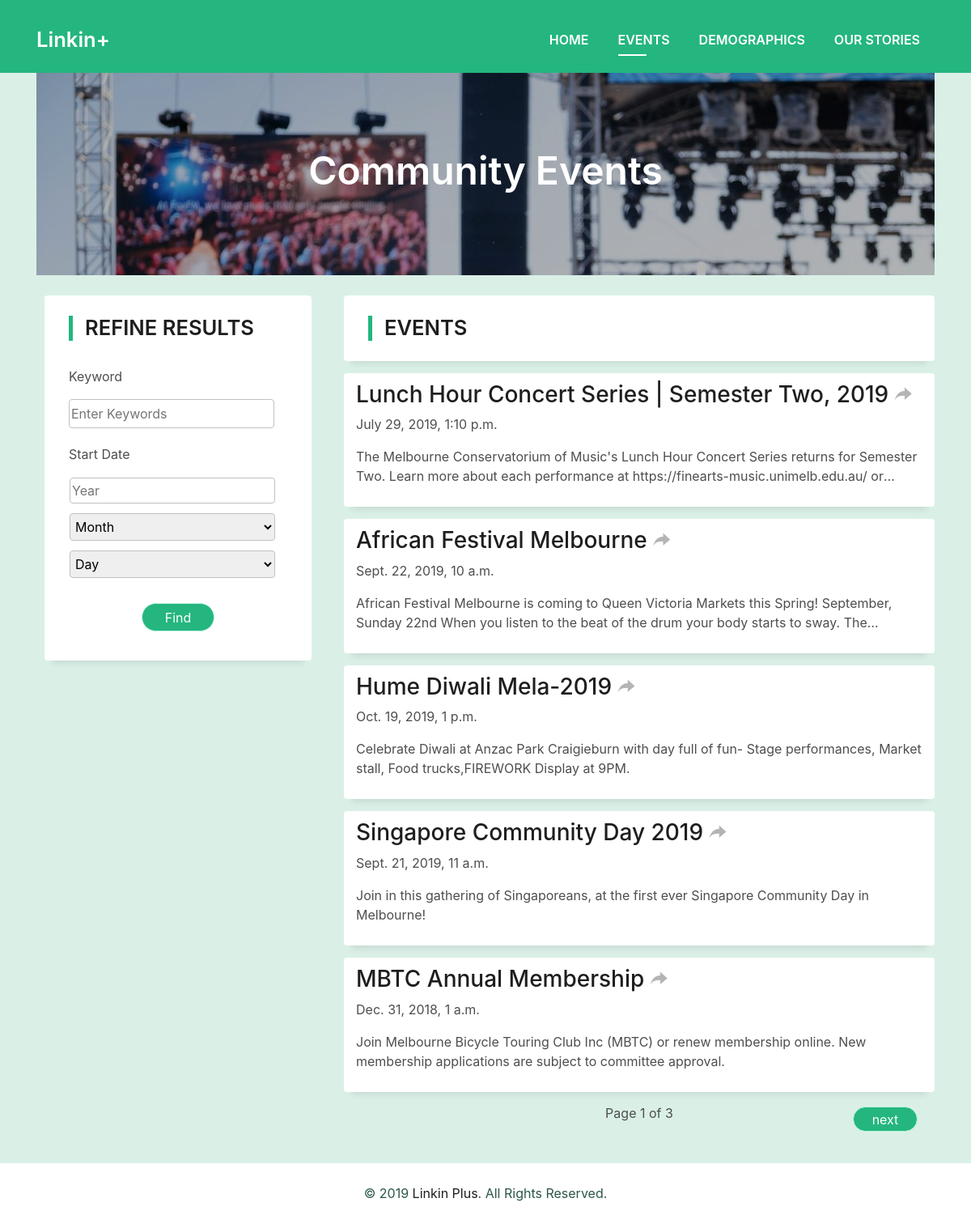
The app's page /immigrant/events (signed in) with its own data.
### Immigrant/models.py (models this page shows, shortened)
class Event(models.Model):
    title = models.CharField(max_length=100)
    description = models.TextField()
    link = models.CharField(max_length=300)
    start_date = models.DateTimeField()
    end_date = models.DateTimeField()

### Immigrant/views.py (the view)
# urls.py: path('events', views.event_display, name='event_display'),
def event_display(request):
    events = Event.objects.all()
    paginator = Paginator(events, 5)
    page_num = request.GET.get('page', 1)
    page_of_events = paginator.get_page(page_num)
    context = {}
    context['page_of_events'] = page_of_events
    return render(request, "event_display.html", context)

### Immigrant/templates/event_display.html (shortened to what this page needs)
{% extends 'layout.html' %}
{% load staticfiles %}
{% block content %}
    <div style="background-color: #24b67e; height: 90px;"></div>
    <section id="event">
        <div class="container" style="height: 250px;">
            <div style="background-image: url(/static/images/event.jpg);">
                <div class="intro-content display-table">
                    <div class="table-cell box-banner">
                        <div align="center" class="container" >
                            <h2 class="box-banner-text">Community Events</h2>
                        </div>
                    </div>
                </div>
            </div>
        </div>
        <div class="container info-area">
            <div class="row">
                <div class="col-xs-12 col-md-5 col-lg-4">
                    <div class="find-area">
                        <h2 class="sidebar-title">Refine Results</h2>
                        <form action="{% url 'search' %}">
                            <div align="center">
                                <div class="row find-div">
                                    <div class="col-xs-4">
                                        <p style="margin-right: 15px;">Keyword&nbsp;</p>
                                    </div>
                                    <div class="col-xs-8">
                                        <input type="text" name="keyword" placeholder="Enter Keywords" value="" class="find-input">
                                    </div>
                                </div>
                                <div class="row find-div">
                                    <div class="col-xs-4">
                                        <p style="margin-right: 5px;">Start&nbsp;Date&nbsp;</p>
                                    </div>
                                    <div class="col-xs-8">
                                        <table>
                                            <tr>
                                                <td>
                                                    <input id="year" type="number" name="year" placeholder="Year" value="" class="find-input" onblur="checkYear()" oninput="changeDate()">
                                                </td>
                                            </tr>
                                            <tr>
                                                <td>
                                                    <select id="month" class="find-input" style="margin: 10px 0;" onchange="changeDate()">
                                                        <option value="0" name="">Month</option>
                                                    </select>
                                                </td>
                                            </tr>
                                            <tr>
                                                <td>
                                                    <select id="day" class="find-input" onchange="changeDay()">
                                                        <option value="0">Day</option>
                                                    </select>
                                                </td>
                                            </tr>
                                        </table>
                                    </div>
                                </div>
                                <button class="button button-a button-rouded" type="submit" style="width: 90px; margin-top: 30px; margin-bottom: 10px;">Find</button>
                            </div>
                        </form>
                    </div>
                </div>
                <div class="col-xs-12 col-md-7 col-lg-8">
                    <div class="event-unit" style="padding-top: 25px;">
                        <h2 class="sidebar-title" style="margin-bottom: 15px;">Events</h2>
                    </div>
                    {% for event in page_of_events %}
                        <div class="event-unit">
                            <h3><a href="{{ event.link }}" target="_blank">{{ event.title }}&nbsp;<span style="color: #b3b5b4;"><i class="ion-forward"></i></span></a></h3>
                            <p>{{ event.start_date }}</p>
                            <p class="event-desc">{{ event.description }}</p>
                        </div>
                    {% endfor %}
                    <div class="row" style="margin-bottom: 15px;">
                        <table style="width: 100%;">
                            <tr align="center">
                                <td style="width: 20%;">
                                </td>
                                <td style="width: 60%"><p>Page {{ page_of_events.number }} of {{ page_of_events.paginator.num_pages }}</p></td>
                                <td style="width: 20%;">
                                    {% if page_of_events.has_next %}
                                        <a class="button button-a button-rouded" style="width: 80px;" href="{% url 'event_display' %}?page={{ page_of_events.next_page_number }}">
                                            next
                                        </a>
                                    {% endif %}
                                </td>
                            </tr>
                        </table>
                    </div>
                </div>
            </div>
        </div>
    </section>
{% endblock %}
{% block events %}
    active
{% endblock %}

### static/css/style.css (style rules this page uses)
body { background-color: #daf0e7; color: #4e4e4e; }
h1, h2, h3, h4, h5, h6 { color: #1e1e1e; }
a { color: #1e1e1e; transition: all 0.5s ease-in-out; }
.display-table { width: 100%; height: 100%; display: table; }
.table-cell { display: table-cell; vertical-align: middle; }
.box-banner { background-color: rgba(0, 0, 0, 0.3); height: 100%; width: 100%; }
.box-banner-text { font-weight: 640; color: white; font-size: 3rem; }
.info-area { margin-top: 10px; }
.find-area { background-color: #ffffff; margin: 15px 10px; padding: 10px 15px; padding-top: 25px; border-radius: 4px; box-shadow: 0 13px 8px -10px rgba(0, 0, 0, 0.1); }
.find-div { margin-top: 20px; margin-left: 15px; margin-right: 5px; }
.find-input { width: 100%; padding: 5px 2px; border-radius: 4px; border: 1px solid #C0C0C0; }
.event-unit { background-color: #ffffff; margin: 15px 0; padding: 10px 15px; border-radius: 4px; box-shadow: 0 13px 8px -10px rgba(0, 0, 0, 0.1); }
.event-desc { overflow: hidden; text-overflow: ellipsis; display: -webkit-box; display: box; -webkit-line-clamp: 2; -webkit-box-orient: vertical; }
.sidebar-title { font-size: 1.6rem; font-weight: 600; border-left: 5px solid #24b67e; padding-left: 15px; text-transform: uppercase; margin-left: 15px; margin-bottom: 2rem; }
.button { display: inline-block; padding: .3rem .6rem; text-align: center; vertical-align: middle; -webkit-user-select: none; -moz-user-select: none; -ms-user-select: none; user-select: none; font-size: 1rem; border-radius: .3rem; border: 1px solid transparent; transition: all 500ms ease; cursor: pointer; }
.button-a { background-color: #24b67e; color: #fff; border-color: #bbf5df; }
.button-rouded { border-radius: 5rem; }

### records on screen
Event: title "Lunch Hour Concert Series | Semester Two, 2019", start_date "July 29, 2019, 1:10 p.m.", description "The Melbourne Conservatorium of Music's Lunch Hour Concert Series returns for Semester Two. Learn more about each performance at https://finearts-music.unimelb.edu.au/…"
Event: title "African Festival Melbourne", start_date "Sept. 22, 2019, 10 a.m.", description "African Festival Melbourne is coming to Queen Victoria Markets this Spring! September, Sunday 22nd When you listen to the beat of the drum your body starts to sway.…"
Event: title "Hume Diwali Mela-2019", start_date "Oct. 19, 2019, 1 p.m.", description "Celebrate Diwali at Anzac Park Craigieburn with day full of fun- Stage performances, Market stall, Food trucks,FIREWORK Display at 9PM."
Event: title "Singapore Community Day 2019", start_date "Sept. 21, 2019, 11 a.m.", description "Join in this gathering of Singaporeans, at the first ever Singapore Community Day in Melbourne!"
Event: title "MBTC Annual Membership", start_date "Dec. 31, 2018, 1 a.m.", description "Join Melbourne Bicycle Touring Club Inc (MBTC) or renew membership online. New membership applications are subject to committee approval."

### other values on screen
{{ page_of_events.number }} "1"
{{ page_of_events.paginator.num_pages }} "3"
